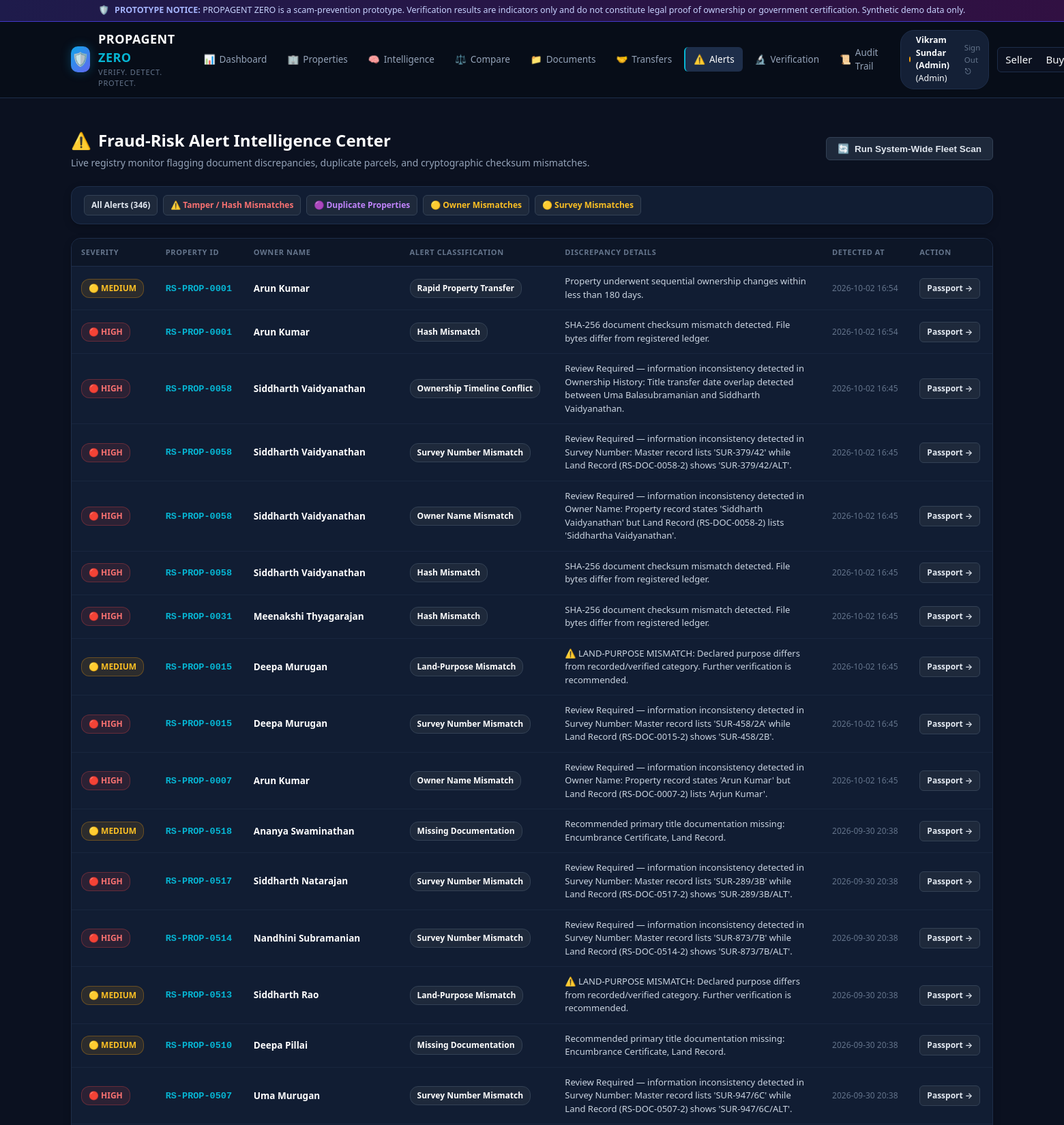
/alerts (signed in, upper part), run on the app's committed database.
### tables this page shows
CREATE TABLE risk_alerts (
        id INTEGER PRIMARY KEY AUTOINCREMENT,
        property_id TEXT NOT NULL,
        alert_type TEXT NOT NULL,
        description TEXT NOT NULL,
        severity TEXT NOT NULL DEFAULT 'Medium',
        created_at TEXT NOT NULL DEFAULT CURRENT_TIMESTAMP,
        FOREIGN KEY (property_id) REFERENCES properties (property_id) ON DELETE CASCADE
    );

CREATE TABLE properties (
        id INTEGER PRIMARY KEY AUTOINCREMENT,
        property_id TEXT UNIQUE NOT NULL,
        owner_id TEXT NOT NULL,
        owner_name TEXT NOT NULL,
        survey_number TEXT NOT NULL,
        land_area REAL NOT NULL,
        area_unit TEXT NOT NULL DEFAULT 'sq.ft',
        property_type TEXT NOT NULL,
        district TEXT NOT NULL,
        taluk TEXT NOT NULL,
        village TEXT NOT NULL,
        location TEXT NOT NULL,
        registration_date TEXT NOT NULL,
        ownership_status TEXT NOT NULL DEFAULT 'Active',
        verification_status TEXT NOT NULL DEFAULT 'Pending',
        risk_score INTEGER NOT NULL DEFAULT 0,
        risk_level TEXT NOT NULL DEFAULT 'Low Risk',
        previous_owner TEXT,
        transfer_date TEXT,
        created_at TEXT NOT NULL DEFAULT CURRENT_TIMESTAMP
    , latitude REAL DEFAULT 13.0827, longitude REAL DEFAULT 80.2707, address TEXT DEFAULT "", land_purpose TEXT DEFAULT "Residential", declared_purpose TEXT DEFAULT "Residential", location_status TEXT DEFAULT "Consistent", purpose_status TEXT DEFAULT "Consistent", boundary_coordinates TEXT DEFAULT "");

### app.py (the view)
@app.route('/alerts')
@login_required
def alerts():
    type_filter = request.args.get('type', '').strip()
    conn = get_db_connection()
    cursor = conn.cursor()
    sql = """
        SELECT a.*, p.owner_name, p.risk_score
        FROM risk_alerts a
        JOIN properties p ON a.property_id = p.property_id
        WHERE 1=1
    """
    params = []
    if type_filter:
        sql += " AND a.alert_type = ?"
        params.append(type_filter)
    sql += " ORDER BY a.id DESC"
    cursor.execute(sql, params)
    alert_list = [dict(r) for r in cursor.fetchall()]
    conn.close()
    return render_template('alerts.html', alerts=alert_list, type_filter=type_filter)

### app.py (called while the page is built)
def get_csrf_token():
    if '_csrf_token' not in session:
        session['_csrf_token'] = secrets.token_hex(32)
    return session['_csrf_token']

@app.context_processor
def inject_template_globals():
    return {
        'csrf_token': get_csrf_token,
        'demo_mode': DEMO_MODE,
        'current_user_id': session.get('user_id'),
        'current_user_name': session.get('user_name'),
        'current_user_role': session.get('user_role')
    }

@app.before_request
def security_and_csrf_protect():
    if request.path.startswith('/api/'):
        if 'user_id' in session:
            return
        key = request.headers.get('X-API-Key') or request.args.get('api_key')
        if key and secrets.compare_digest(key, API_KEY):
            return
        return jsonify({
            'error': 'Unauthorized',
            'message': 'API access requires an active session or valid X-API-Key.'
        }), 401
    if request.method in ('POST', 'PUT', 'DELETE', 'PATCH'):
        token = request.form.get('csrf_token') or request.headers.get('X-CSRFToken')
        session_token = session.get('_csrf_token')
        if not session_token or not token or not secrets.compare_digest(token, session_token):
            return render_template('400.html', error_message="CSRF validation failed: Missing or invalid CSRF token."), 400

def login_required(f):
    @wraps(f)
    def decorated_function(*args, **kwargs):
        if 'user_id' not in session:
            flash("Please sign in to access this resource.", "warning")
            return redirect(url_for('login', next=request.url))
        return f(*args, **kwargs)
    return decorated_function

### models/database.py (called while the page is built)
def get_db_connection():
    os.makedirs(os.path.dirname(DB_PATH), exist_ok=True)
    conn = sqlite3.connect(DB_PATH)
    conn.row_factory = sqlite3.Row
    conn.execute("PRAGMA foreign_keys = ON")
    return conn

### templates/alerts.html (shortened to what this page needs)
{% extends "base.html" %}
{% block content %}
<div class="page-header">
  <div class="page-title">
    <h2><span>⚠️</span> Fraud-Risk Alert Intelligence Center</h2>
    <p>Live registry monitor flagging document discrepancies, duplicate parcels, and cryptographic checksum mismatches.</p>
  </div>
  <form method="POST" action="{{ url_for('run_system_wide_scan') }}">
    <button type="submit" class="btn btn-secondary">
      <span>🔄</span> Run System-Wide Fleet Scan
    </button>
  </form>
</div>
<div class="card" style="padding: 12px 18px; margin-bottom: 20px;">
  <div style="display: flex; gap: 8px; flex-wrap: wrap; font-size: 13px;">
    <a href="{{ url_for('alerts') }}" class="btn btn-secondary btn-sm {% if not type_filter %}active{% endif %}">
      All Alerts ({{ alerts|length }})
    </a>
    <a href="{{ url_for('alerts', type='Hash Mismatch') }}" class="btn btn-secondary btn-sm {% if type_filter == 'Hash Mismatch' %}active{% endif %}" style="color: #f87171;">
      ⚠️ Tamper / Hash Mismatches
    </a>
    <a href="{{ url_for('alerts', type='Potential Duplicate Property') }}" class="btn btn-secondary btn-sm {% if type_filter == 'Potential Duplicate Property' %}active{% endif %}" style="color: #c084fc;">
      🟣 Duplicate Properties
    </a>
    <a href="{{ url_for('alerts', type='Owner Name Mismatch') }}" class="btn btn-secondary btn-sm {% if type_filter == 'Owner Name Mismatch' %}active{% endif %}" style="color: #fbbf24;">
      🟡 Owner Mismatches
    </a>
    <a href="{{ url_for('alerts', type='Survey Number Mismatch') }}" class="btn btn-secondary btn-sm {% if type_filter == 'Survey Number Mismatch' %}active{% endif %}" style="color: #fbbf24;">
      🟡 Survey Mismatches
    </a>
  </div>
</div>
<div class="card" style="padding: 0; overflow: hidden;">
  <div class="table-responsive">
    <table class="data-table">
      <thead>
        <tr>
          <th>Severity</th>
          <th>Property ID</th>
          <th>Owner Name</th>
          <th>Alert Classification</th>
          <th>Discrepancy Details</th>
          <th>Detected At</th>
          <th>Action</th>
        </tr>
      </thead>
      <tbody>
        {% for a in alerts %}
          <tr>
            <td>
              {% if a.severity == 'High' %}
                <span class="badge badge-high-risk">🔴 HIGH</span>
              {% elif a.severity == 'Medium' %}
                <span class="badge badge-review-required">🟡 MEDIUM</span>
              {% else %}
                <span class="badge badge-neutral">⚪ LOW</span>
              {% endif %}
            </td>
            <td>
              <a href="{{ url_for('property_passport', property_id=a.property_id) }}" class="mono-id" style="text-decoration: none;">
                {{ a.property_id }}
              </a>
            </td>
            <td><strong>{{ a.owner_name }}</strong></td>
            <td>
              <span class="badge badge-neutral" style="color: #fff; font-weight: 600;">
                {{ a.alert_type }}
              </span>
            </td>
            <td style="max-width: 380px; font-size: 13px; color: #cbd5e1;">
              {{ a.description }}
            </td>
            <td style="font-size: 12px; color: var(--text-muted);">
              {{ a.created_at[:16] }}
            </td>
            <td>
              <a href="{{ url_for('property_passport', property_id=a.property_id) }}" class="btn btn-secondary btn-sm">
                Passport &rarr;
              </a>
            </td>
          </tr>
        {% else %}
          <tr>
            <td colspan="7" style="text-align: center; padding: 32px; color: var(--text-muted);">
              No active alerts matching the selected category.
            </td>
          </tr>
        {% endfor %}
      </tbody>
    </table>
  </div>
</div>
{% endblock %}

### static/style.css (style rules this page uses)
:root { --bg-main: #0b1120; --bg-card: #111d33; --bg-card-hover: #162442; --bg-sidebar: #070d18; --border-color: #1e2e4a; --border-subtle: #19263e; --text-primary: #f8fafc; --text-secondary: #94a3b8; --text-muted: #64748b; --accent-cyan: #06b6d4; --accent-blue: #3b82f6; --accent-indigo: #6366f1; --status-green: #10b981; --status-green-bg: rgba(16, 185, 129, 0.12); --status-green-border: rgba(16, 185, 129, 0.3); --status-amber: #f59e0b; --status-amber-bg: rgba(245, 158, 11, 0.12); --status-amber-border: rgba(245, 158, 11, 0.3); --status-red: #ef4444; --status-red-bg: rgba(239, 68, 68, 0.12); --status-red-border: rgba(239, 68, 68, 0.3); --font-sans: system-ui, -apple-system, BlinkMacSystemFont, "Segoe UI", Roboto, "Helvetica Neue", Arial, sans-serif; --font-mono: ui-monospace, SFMono-Regular, Menlo, Monaco, Consolas, "Liberation Mono", "Courier New", monospace; --radius-sm: 6px; --radius-md: 10px; --radius-lg: 14px; }
* { box-sizing: border-box; margin: 0; padding: 0; }
body { background-color: var(--bg-main); color: var(--text-primary); font-family: var(--font-sans); line-height: 1.5; font-size: 15px; min-height: 100vh; display: flex; flex-direction: column; }
.page-header { display: flex; align-items: center; justify-content: space-between; margin-bottom: 24px; flex-wrap: wrap; gap: 16px; }
.page-title h2 { font-size: 24px; font-weight: 700; color: #fff; display: flex; align-items: center; gap: 10px; }
.page-title p { color: var(--text-secondary); font-size: 14px; margin-top: 4px; }
.card { background-color: var(--bg-card); border: 1px solid var(--border-color); border-radius: var(--radius-lg); padding: 20px; margin-bottom: 20px; box-shadow: 0 4px 12px rgba(0, 0, 0, 0.2); }
.badge { display: inline-flex; align-items: center; gap: 5px; font-size: 12px; font-weight: 600; padding: 4px 10px; border-radius: 12px; white-space: nowrap; }
.badge-review-required, .badge-pending { background: var(--status-amber-bg); border: 1px solid var(--status-amber-border); color: #fbbf24; }
.badge-high-risk, .badge-mismatch, .badge-rejected { background: var(--status-red-bg); border: 1px solid var(--status-red-border); color: #f87171; }
.badge-neutral { background: #1e293b; border: 1px solid #334155; color: #cbd5e1; }
.table-responsive { width: 100%; overflow-x: auto; }
table.data-table { width: 100%; border-collapse: collapse; font-size: 13.5px; text-align: left; }
table.data-table th { background-color: #0d1627; color: var(--text-muted); font-weight: 600; text-transform: uppercase; font-size: 11px; letter-spacing: 0.6px; padding: 12px 14px; border-bottom: 1px solid var(--border-color); }
table.data-table td { padding: 12px 14px; border-bottom: 1px solid var(--border-subtle); color: var(--text-secondary); }
table.data-table td strong { color: #fff; }
.mono-id { font-family: var(--font-mono); font-weight: 600; color: var(--accent-cyan); }
.btn { display: inline-flex; align-items: center; justify-content: center; gap: 8px; padding: 8px 16px; font-size: 13.5px; font-weight: 600; border-radius: var(--radius-sm); text-decoration: none; border: 1px solid transparent; cursor: pointer; transition: all 0.15s ease; }
.btn-secondary { background: #1e293b; color: #e2e8f0; border-color: #334155; }
.btn-sm { padding: 5px 10px; font-size: 12px; }

### data on the page
risk_alerts: severity "🟡 MEDIUM", property_id "RS-PROP-0001", owner_name "Arun Kumar", alert_type "Rapid Property Transfer", description "Property underwent sequential ownership changes within less than 180 days.", created_at "2026-10-02 16:54"
risk_alerts: severity "🔴 HIGH", property_id "RS-PROP-0001", owner_name "Arun Kumar", alert_type "Hash Mismatch", description "SHA-256 document checksum mismatch detected. File bytes differ from registered ledger.", created_at "2026-10-02 16:54"
risk_alerts: severity "🔴 HIGH", property_id "RS-PROP-0058", owner_name "Siddharth Vaidyanathan", alert_type "Ownership Timeline Conflict", description "Review Required — information inconsistency detected in Ownership History: Title transfer date overlap detected between Uma Balasubramanian and Siddharth Vaidyanathan.", created_at "2026-10-02 16:45"
risk_alerts: severity "🔴 HIGH", property_id "RS-PROP-0058", owner_name "Siddharth Vaidyanathan", alert_type "Survey Number Mismatch", description "Review Required — information inconsistency detected in Survey Number: Master record lists 'SUR-379/42' while Land Record (RS-DOC-0058-2) shows 'SUR-379/42/ALT'.", created_at "2026-10-02 16:45"
risk_alerts: severity "🔴 HIGH", property_id "RS-PROP-0058", owner_name "Siddharth Vaidyanathan", alert_type "Owner Name Mismatch", description "Review Required — information inconsistency detected in Owner Name: Property record states 'Siddharth Vaidyanathan' but Land Record (RS-DOC-0058-2) lists 'Siddhartha Vaidyanathan'.", created_at "2026-10-02 16:45"
risk_alerts: severity "🔴 HIGH", property_id "RS-PROP-0058", owner_name "Siddharth Vaidyanathan", alert_type "Hash Mismatch", description "SHA-256 document checksum mismatch detected. File bytes differ from registered ledger.", created_at "2026-10-02 16:45"
risk_alerts: severity "🔴 HIGH", property_id "RS-PROP-0031", owner_name "Meenakshi Thyagarajan", alert_type "Hash Mismatch", description "SHA-256 document checksum mismatch detected. File bytes differ from registered ledger.", created_at "2026-10-02 16:45"
risk_alerts: severity "🟡 MEDIUM", property_id "RS-PROP-0015", owner_name "Deepa Murugan", alert_type "Land-Purpose Mismatch", description "⚠️ LAND-PURPOSE MISMATCH: Declared purpose differs from recorded/verified category. Further verification is recommended.", created_at "2026-10-02 16:45"
risk_alerts: severity "🔴 HIGH", property_id "RS-PROP-0015", owner_name "Deepa Murugan", alert_type "Survey Number Mismatch", description "Review Required — information inconsistency detected in Survey Number: Master record lists 'SUR-458/2A' while Land Record (RS-DOC-0015-2) shows 'SUR-458/2B'.", created_at "2026-10-02 16:45"
risk_alerts: severity "🔴 HIGH", property_id "RS-PROP-0007", owner_name "Arun Kumar", alert_type "Owner Name Mismatch", description "Review Required — information inconsistency detected in Owner Name: Property record states 'Arun Kumar' but Land Record (RS-DOC-0007-2) lists 'Arjun Kumar'.", created_at "2026-10-02 16:45"
risk_alerts: severity "🟡 MEDIUM", property_id "RS-PROP-0518", owner_name "Ananya Swaminathan", alert_type "Missing Documentation", description "Recommended primary title documentation missing: Encumbrance Certificate, Land Record.", created_at "2026-09-30 20:38"
risk_alerts: severity "🔴 HIGH", property_id "RS-PROP-0517", owner_name "Siddharth Natarajan", alert_type "Survey Number Mismatch", description "Review Required — information inconsistency detected in Survey Number: Master record lists 'SUR-289/3B' while Land Record (RS-DOC-0517-2) shows 'SUR-289/3B/ALT'.", created_at "2026-09-30 20:38"
risk_alerts: severity "🔴 HIGH", property_id "RS-PROP-0514", owner_name "Nandhini Subramanian", alert_type "Survey Number Mismatch", description "Review Required — information inconsistency detected in Survey Number: Master record lists 'SUR-873/7B' while Land Record (RS-DOC-0514-2) shows 'SUR-873/7B/ALT'.", created_at "2026-09-30 20:38"
risk_alerts: severity "🟡 MEDIUM", property_id "RS-PROP-0513", owner_name "Siddharth Rao", alert_type "Land-Purpose Mismatch", description "⚠️ LAND-PURPOSE MISMATCH: Declared purpose differs from recorded/verified category. Further verification is recommended.", created_at "2026-09-30 20:38"
risk_alerts: severity "🟡 MEDIUM", property_id "RS-PROP-0510", owner_name "Deepa Pillai", alert_type "Missing Documentation", description "Recommended primary title documentation missing: Encumbrance Certificate, Land Record.", created_at "2026-09-30 20:38"
risk_alerts: severity "🔴 HIGH", property_id "RS-PROP-0507", owner_name "Uma Murugan", alert_type "Survey Number Mismatch", description "Review Required — information inconsistency detected in Survey Number: Master record lists 'SUR-947/6C' while Land Record (RS-DOC-0507-2) shows 'SUR-947/6C/ALT'.", created_at "2026-09-30 20:38"

### other printed values
{{ session.get('user_name', 'Demo User') }} "Vikram Sundar (Admin)"
{{ session.get('user_role', 'user')|capitalize }} "Admin"
{{ alerts|length }} "346"
